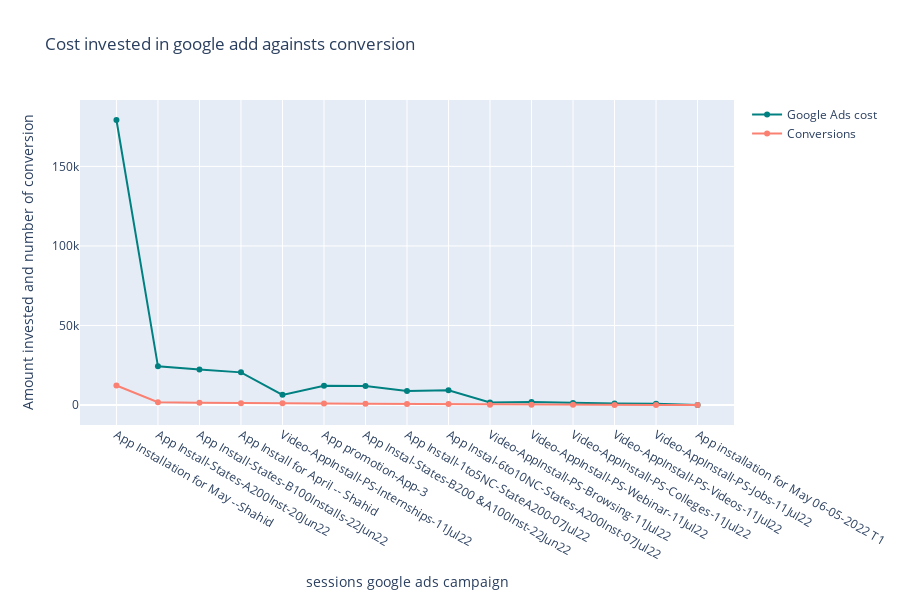

The notebook cell saved with this chart:
### Code cell
# Cost invested in google ads against return as a event count
line1 = go.Scatter(x=google_ads_repost["Session Google Ads campaign"],
                   y=google_ads_repost["Google Ads cost"],
                   mode="lines+markers",
                   text=google_ads_repost["Google Ads cost"],
                   marker=dict(color="teal"),
                   name="Google Ads cost")

line2 = go.Scatter(x=google_ads_repost["Session Google Ads campaign"],
                   y=google_ads_repost["Conversions"],
                   mode="lines + markers",
                   text=google_ads_repost["Conversions"],
                   marker=dict(color="salmon"),
                   name="Conversions")

layout = go.Layout(title="Cost invested in google add againsts conversion", height=600,
                   xaxis=dict(title='sessions google ads campaign'),
                   yaxis=dict(title='Amount invested and number of conversion'))
fig=go.Figure(data=[line1,line2],layout=layout)

fig.show()

### Figure 1 — Plotly figure (JSON) as saved in the notebook; plotly's stock layout.template omitted (floating-point values rounded to 4 significant figures)
{"data": [{"marker": {"color": "teal"}, "mode": "lines+markers", "name": "Google Ads cost", "text": [179175, 24310.0, 22370.0, 20530.0, 6378.0, 12080.0, 11990.0, 8840.0, 9205.0, 1535.0, 1903.0, 1264.0, 935.7, 800.1, 16.62], "type": "scatter", "x": ["App Installation for May --Shahid", "App Install-States-A200Inst-20Jun22", "App Install-States-B100Installs-22Jun22", "App Install for April -- Shahid", "Video-AppInstall-PS-Internships-11Jul22", "App promotion-App-3", "App Instal-States-B200 &A100Inst-22Jun22", "App Install-1to5NC-StateA200-07Jul22", "App Instal-6to10NC-States-A200Inst-07Jul22", "Video-AppInstall-PS-Browsing-11Jul22", "Video-AppInstall-PS-Webinar-11Jul22", "Video-AppInstall-PS-Colleges-11Jul22", "Video-AppInstall-PS-Videos-11Jul22", "Video-AppInstall-PS-Jobs-11Jul22", "App installation for May 06-05-2022 T1"], "y": [179175, 24310.0, 22370.0, 20530.0, 6378.0, 12080.0, 11990.0, 8840.0, 9205.0, 1535.0, 1903.0, 1264.0, 935.7, 800.1, 16.62]}, {"marker": {"color": "salmon"}, "mode": "lines+markers", "name": "Conversions", "text": [12257, 1794, 1422, 1115, 1032, 922, 851, 709, 630, 206, 150, 101, 76, 53, 5], "type": "scatter", "x": ["App Installation for May --Shahid", "App Install-States-A200Inst-20Jun22", "App Install-States-B100Installs-22Jun22", "App Install for April -- Shahid", "Video-AppInstall-PS-Internships-11Jul22", "App promotion-App-3", "App Instal-States-B200 &A100Inst-22Jun22", "App Install-1to5NC-StateA200-07Jul22", "App Instal-6to10NC-States-A200Inst-07Jul22", "Video-AppInstall-PS-Browsing-11Jul22", "Video-AppInstall-PS-Webinar-11Jul22", "Video-AppInstall-PS-Colleges-11Jul22", "Video-AppInstall-PS-Videos-11Jul22", "Video-AppInstall-PS-Jobs-11Jul22", "App installation for May 06-05-2022 T1"], "y": [12257, 1794, 1422, 1115, 1032, 922, 851, 709, 630, 206, 150, 101, 76, 53, 5]}], "layout": {"height": 600, "title": {"text": "Cost invested in google add againsts conversion"}, "xaxis": {"title": {"text": "sessions google ads campaign"}}, "yaxis": {"title": {"text": "Amount invested and number of conversion"}}}}
